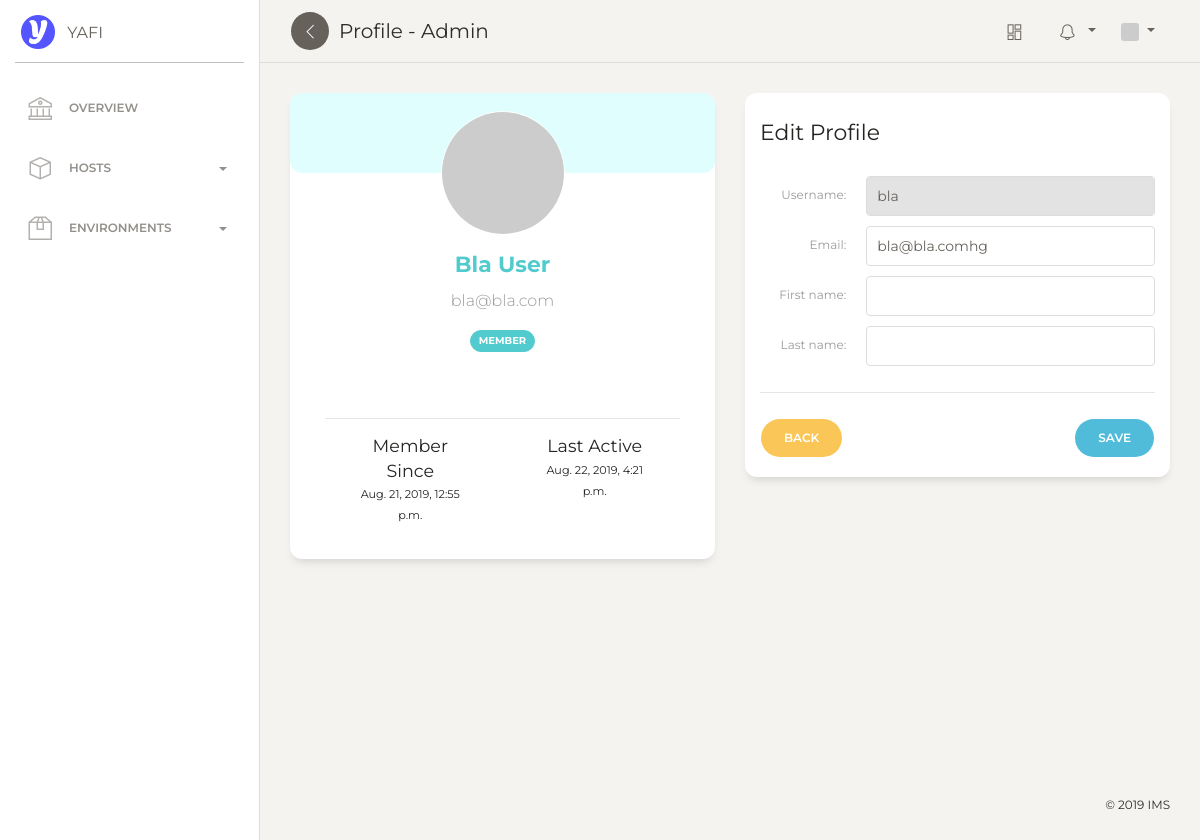
Screenshot of /profile/Bla (signed in) with the database file from the repository.
### account/models.py (models this page shows, shortened)
class Account(AbstractUser):
    ROLE_CHOICES = (
        (1, 'Member'),
        (2, 'Admin'),
    )
    class Meta:
        db_table = 'accounts'
    email = models.EmailField(unique=True)
    username = models.CharField(max_length=40, unique=True)
    first_name = models.CharField(max_length=40, blank=True)
    last_name = models.CharField(max_length=40, blank=True)
    avatar_hash = models.CharField(max_length=140, blank=True)
    is_superuser = models.BooleanField(default=False)
    is_active = models.BooleanField(default=False)
    role = models.PositiveSmallIntegerField(choices=ROLE_CHOICES, default=1)
    objects = AccountManager()
    USERNAME_FIELD = 'username'
    REQUIRED_FIELDS = ['email']
    def get_full_name(self):
        return ' '.join([self.first_name, self.last_name])
    def gravatar(self, size=100, default='identicon', rating='g'):
        url = 'https://secure.gravatar.com/avatar'
        hash = self.avatar_hash or self.gravatar_hash()
        return '{url}/{hash}?s={size}&d={default}&r={rating}'.format(
            url=url, hash=hash, size=size, default=default, rating=rating)
    def get_role(self):
        return self.get_role_display()

### account/views.py (the view, shortened to what this page needs)
# urls.py: url(r'^profile/(?P<username>[\w-]+)$', view=ProfileView.as_view(), name='profile'),
class ProfileView(UpdateView):
    model = Account
    form_class = ProfileForm
    template_name = 'profile/user.html'
    def get_object(self, **kwargs):
        self.username = self.kwargs.get("username")
        if self.username is None:
            raise Http404
        return get_object_or_404(Account, username__iexact=self.username)

### account/forms.py (shortened to what this page needs)
class ProfileForm(forms.ModelForm):
    username = forms.CharField(disabled=True, widget=TextInput(attrs={'class': 'form-control'}))
    email = forms.EmailField(widget=EmailInput(attrs={'class': 'form-control'}))
    first_name = forms.CharField(required=False, widget=TextInput(attrs={'class': 'form-control'}))
    last_name = forms.CharField(required=False, widget=TextInput(attrs={'class': 'form-control'}))
    class Meta:
        model = Account
        fields = ['username', 'email', 'first_name', 'last_name']

### templates/profile/user.html (shortened to what this page needs)
{% extends 'layout.html' %}
{% block menu %}Profile - {{ user.username }}{% endblock %}
{% block body %}
<div class="content">
  <div class="row">
    <div class="col-md-6">
      <div class="card card-user">
        <div class="card-body">
          <div class="author">
            <a href="#">
              <img class="avatar border-gray" src="{{ user.gravatar }}">
              <h5 class="title">{{ user.get_full_name }}</h5>
            </a>
            <p class="description">
              {{ user.email }}
            </p>
            <span class="badge badge-pill badge-primary">{{ user.get_role }}</span>
          </div>
        </div>
        <div class="card-footer">
          <hr>
          <div class="button-container">
            <div class="row">
              <div class="col-lg-4 col-md-6 col-6 ml-auto">
                <h5>Member Since</h5>
                <p><small>{{ user.date_joined }}</small></p>
              </div>
              <div class="col-lg-4 col-md-6 col-6 ml-auto mr-auto">
                <h5>Last Active</h5>
                <p><small>{{ user.last_login }}</small></p>
              </div>
            </div>
          </div>
        </div>
      </div>
    </div>
    <div class="col-md-6">
      <div class="card">
        <div class="card-header">
          <h5 class="card-title">Edit Profile</h5>
        </div>
        <div class="card-body">
          <form class="form-horizontal" method="post">
              {% include "_macros.html" %}
            <hr>
            <a class="btn btn-warning btn-round float-left" href="javascript:history.back()">Back</a>
            <button class="btn btn-info btn-round float-right" type="submit">Save</button>
          </form>
        </div>
      </div>
    </div>
  </div>
</div>
{% endblock %}

### templates/layout.html (shortened to what this page needs)
<!DOCTYPE html>
<html lang="en">
{% load static %}
{% block head %}
<head>
  <link href="https://maxcdn.bootstrapcdn.com/font-awesome/latest/css/font-awesome.min.css" rel="stylesheet">
  <link href="{% static 'css/bootstrap.min.css' %}" rel="stylesheet" />
  <link href="{% static 'css/paper-dashboard.css' %}" rel="stylesheet" />
  <link href="{% static 'css/vendor.css' %}" rel="stylesheet" />
  <link href="{% static 'demo/demo.css' %}" rel="stylesheet" />
</head>
{% endblock %}
<body class="">
  <div class="wrapper ">
    {% block sidebar %}
    <div class="sidebar" data-color="white" data-active-color="danger">
      <div class="logo">
        <a href="{% url 'index' %}" class="simple-text logo-mini">
          <div class="logo-image-small">
            <img src="{% static 'img/logo-small.png' %}">
          </div>
        </a>
        <a href="{% url 'index' %}" class="simple-text logo-normal">
          Yafi
        </a>
      </div>
      <div class="sidebar-wrapper">
        <ul class="nav">
          <li id="overviewNav">
            <a href="{% url 'ui:overview' %}">
              <i class="nc-icon nc-bank"></i>
              <p>Overview</p>
            </a>
          </li>
          <li id="hostsNav">
            <a data-toggle="collapse" href="#newHost" class="collapsed" aria-expanded="false">
              <i class="nc-icon nc-app"></i>
              <p>
                Hosts
                <b class="caret"></b>
              </p>
            </a>
          </li>
          <li id="envNav">
            <a data-toggle="collapse" href="#env" class="collapsed" aria-expanded="false">
              <i class="nc-icon nc-box-2"></i>
              <p>
                Environments
                <b class="caret"></b>
              </p>
            </a>
          </li>
        </ul>
      </div>
    </div>
    <div class="main-panel">
      <nav class="navbar navbar-expand-lg navbar-absolute fixed-top navbar-transparent">
        <div class="container-fluid">
          <div class="navbar-wrapper">
            <div class="navbar-minimize">
              <button id="minimizeSidebar" class="btn btn-icon btn-round">
                <i class="nc-icon nc-minimal-left text-center visible-on-sidebar-regular"></i>
              </button>
            </div>
            <p class="navbar-brand">{% block menu %}Main{% endblock %}</p>
          </div>
          <div class="collapse navbar-collapse justify-content-end" id="navigation">
            <ul class="navbar-nav">
              <li class="nav-item">
                <a class="nav-link btn-magnify" href="#pablo">
                  <i class="nc-icon nc-layout-11"></i>
                </a>
              </li>
              <li class="nav-item btn-rotate dropdown">
                <a class="nav-link dropdown-toggle" href="#" id="navbarDropdownMenuLink" data-toggle="dropdown" aria-haspopup="true" aria-expanded="false">
                  <i class="nc-icon nc-bell-55"></i>
                </a>
              </li>
              <li class="nav-item btn-rotate dropdown">
                <a class="nav-link dropdown-toggle" href="#" id="navbarDropdownMenuLink" data-toggle="dropdown" aria-haspopup="true" aria-expanded="false">
                  {% if user.is_authenticated %}
                  <img src="{{ user.gravatar }}" width="18" height="18">
                  {% else %}
                  <i class="nc-icon nc-circle-10"></i>
                  {% endif %}
                </a>
              </li>
            </ul>
          </div>
        </div>
      </nav>
    {% endblock %}
      {% block body %}{% endblock %}
      {% block footer %}
      <footer class="footer footer-black footer-white ">
        <div class="container-fluid">
          <div class="row">
            <div class="credits ml-auto">
              <span class="copyright">
                ©
                 IMS
              </span>
            </div>
          </div>
        </div>
      </footer>
      {% endblock %}
    </div>
  </div>
</body>
</html>

### templates/_macros.html (shortened to what this page needs)
{% for field in form %}
<div class="row">
	<label class="col-md-3 col-form-label">
    {{ field.label }}:
  </label>
  <div class="col-md-9">
  {% if field.errors %}
    <div class="form-group has-label has-danger">
      {{ field }}
      <label id="error" class="error">{{ field.errors }}</label>
  {% else %}
    <div class="form-group has-label">
      {{ field }}
  {% endif %}
    </div>
  </div>
</div>
{% endfor %}

### rows the page displays
Account: username "Admin", get_full_name "Bla User", email "bla@bla.com", get_role "MEMBER", date_joined "Aug. 21, 2019, 12:55 p.m.", last_login "Aug. 22, 2019, 4:21 p.m."
Account: form "bla" "bla@bla.comhg"

### other values shown
{{ field.label }} "Username" "Email" "First name" "Last name"
